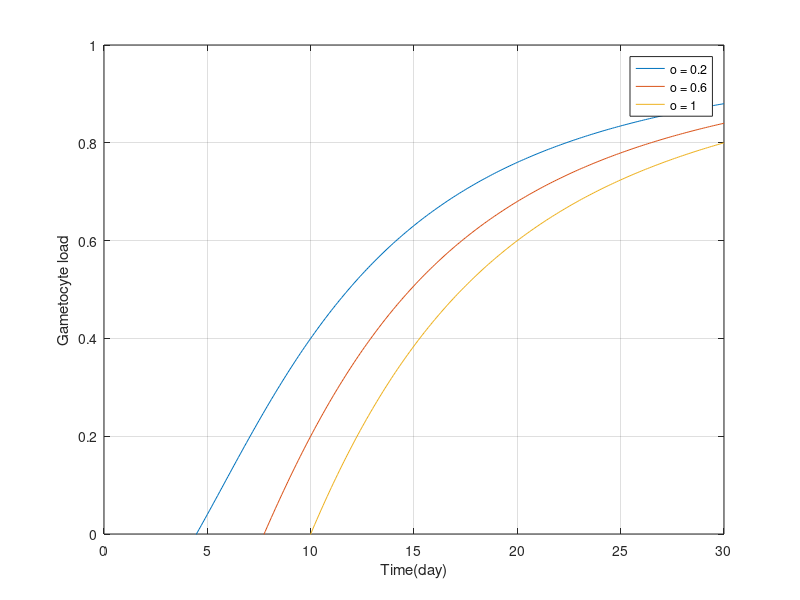

Source code (MATLAB):
n = 2;
k = 10;
o = 0.6;
o1 = 0.2;
o2 = 0.6;
o3 = 1;

x = 0:0.1:30;
G = (x.^n ./ (x.^n + k.^n) - o/(1+o)) * (1+o);
G1 = (x.^n ./ (x.^n + k.^n) - o1/(1+o1)) * (1+o1);
G2 = (x.^n ./ (x.^n + k.^n) - o2/(1+o2)) * (1+o2);
G3 = (x.^n ./ (x.^n + k.^n) - o3/(1+o3)) * (1+o3);
figure
semilogy(x, G)
plot(x, G1)
hold on
plot(x, G2)
hold on
plot(x, G3)
ylim([0 1])
xlabel('Time(day)')
ylabel('Gametocyte load')
hold off
legend('o = 0.2','o = 0.6','o = 1')
grid on